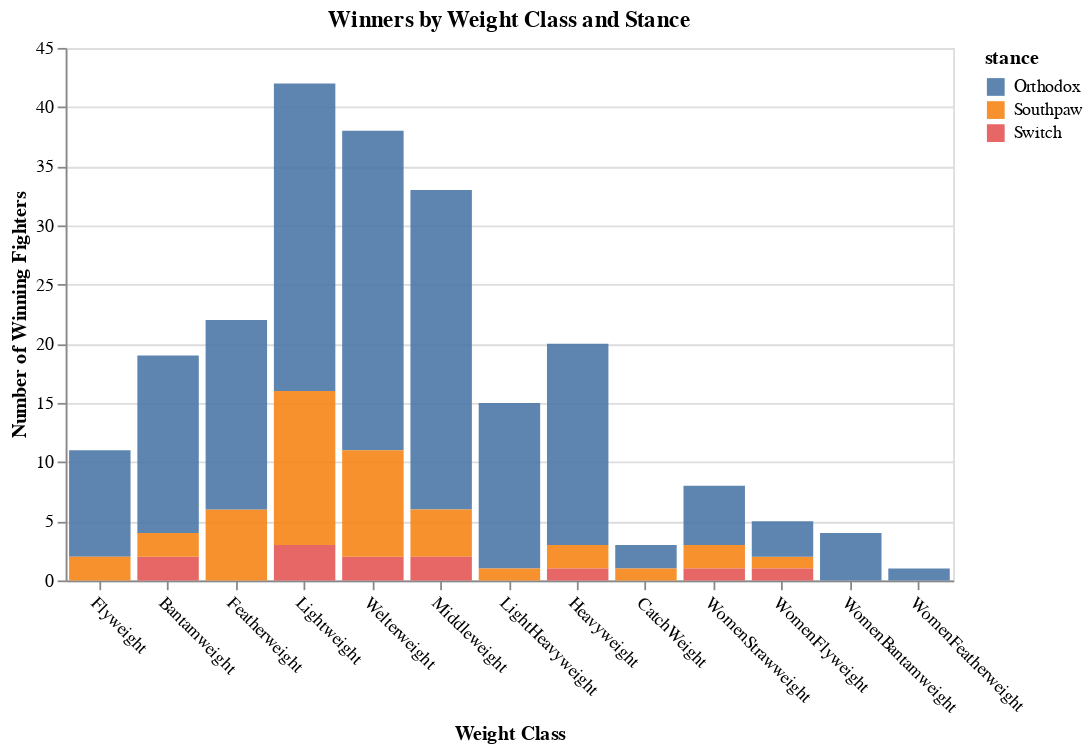

Notebook cell for this chart:
### Markdown cell above
Let us first find out the distribution of stances among winners on a winning streak for more than 2 fights categorized by weight classes.

### Code cell
import altair as alt
alt.renderers.enable('default')

alt.Chart(winners_win_streak,
          width = 500,
          title = 'Winners by Weight Class and Stance'
         ).mark_bar(opacity = 0.9
         ).encode(x=alt.X('weight_class',
                        title='Weight Class',
                        sort=['Flyweight', 'Bantamweight', 'Featherweight', 'Lightweight', 'Welterweight', 'Middleweight', 'LightHeavyweight', 'Heavyweight', 'CatchWeight', 'WomenStrawweight', 'WomenFlyweight', 'WomenBantamweight', 'WomenFeatherweight'],
                        axis=alt.AxisConfig(labelAngle=45)),
                  y=alt.Y('count()', title = 'Number of Winning Fighters'),
                  color='stance')

### Figure 1 — Vega-Lite specification as saved in the notebook (floating-point values rounded to 4 significant figures; data arrays with more than 128 entries replaced by an {"elided": "..."} marker saying what was removed)
{"config": {"view": {"continuousWidth": 400, "continuousHeight": 300}}, "data": {"name": "data-d45efa17f624043c1c81df5ce2a746c5"}, "mark": {"type": "bar", "opacity": 0.9}, "encoding": {"color": {"type": "nominal", "field": "stance"}, "x": {"type": "nominal", "axis": {"labelAngle": 45}, "field": "weight_class", "sort": ["Flyweight", "Bantamweight", "Featherweight", "Lightweight", "Welterweight", "Middleweight", "LightHeavyweight", "Heavyweight", "CatchWeight", "WomenStrawweight", "WomenFlyweight", "WomenBantamweight", "WomenFeatherweight"], "title": "Weight Class"}, "y": {"type": "quantitative", "aggregate": "count", "title": "Number of Winning Fighters"}}, "title": "Winners by Weight Class and Stance", "width": 500, "$schema": "https://vega.github.io/schema/vega-lite/v4.8.1.json", "datasets": {"data-d45efa17f624043c1c81df5ce2a746c5": {"elided": "221 records"}}}
